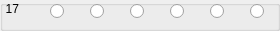
              <widget class="QGroupBox" name="groupBox_9">
               <property name="title">
                <string/>
               </property>
               <widget class="QRadioButton" name="radioButton17RxAnt1">
                <property name="geometry">
                 <rect>
                  <x>50</x>
                  <y>0</y>
                  <width>21</width>
                  <height>22</height>
                 </rect>
                </property>
                <property name="text">
                 <string/>
                </property>
               </widget>
               <widget class="QRadioButton" name="radioButton17RxAnt2">
                <property name="geometry">
                 <rect>
                  <x>90</x>
                  <y>0</y>
                  <width>21</width>
                  <height>22</height>
                 </rect>
                </property>
                <property name="text">
                 <string/>
                </property>
               </widget>
               <widget class="QRadioButton" name="radioButton17RxAnt3">
                <property name="geometry">
                 <rect>
                  <x>130</x>
                  <y>0</y>
                  <width>21</width>
                  <height>22</height>
                 </rect>
                </property>
                <property name="text">
                 <string/>
                </property>
               </widget>
               <widget class="QRadioButton" name="radioButton17RxRX1">
                <property name="geometry">
                 <rect>
                  <x>170</x>
                  <y>0</y>
                  <width>21</width>
                  <height>22</height>
                 </rect>
                </property>
                <property name="text">
                 <string/>
                </property>
               </widget>
               <widget class="QRadioButton" name="radioButton17RxRX2">
                <property name="geometry">
                 <rect>
                  <x>210</x>
                  <y>0</y>
                  <width>21</width>
                  <height>22</height>
                 </rect>
                </property>
                <property name="text">
                 <string/>
                </property>
               </widget>
               <widget class="QRadioButton" name="radioButton17RxXVRX">
                <property name="geometry">
                 <rect>
                  <x>250</x>
                  <y>0</y>
                  <width>21</width>
                  <height>22</height>
                 </rect>
                </property>
                <property name="text">
                 <string/>
                </property>
               </widget>
               <widget class="QLabel" name="label_30">
                <property name="geometry">
                 <rect>
                  <x>0</x>
                  <y>0</y>
                  <width>19</width>
                  <height>18</height>
                 </rect>
                </property>
                <property name="sizePolicy">
                 <sizepolicy hsizetype="Minimum" vsizetype="Preferred">
                  <horstretch>0</horstretch>
                  <verstretch>0</verstretch>
                 </sizepolicy>
                </property>
                <property name="text">
                 <string>17</string>
                </property>
                <property name="alignment">
                 <set>Qt::AlignRight|Qt::AlignTrailing|Qt::AlignVCenter</set>
                </property>
               </widget>
              </widget>
